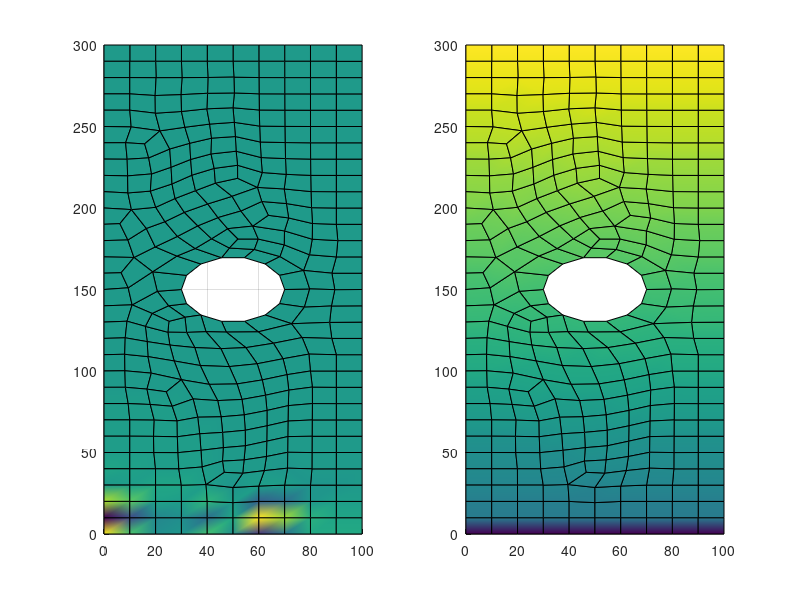

Recreate this plot in MATLAB.
clc;
clear;
E=200e9;
NU=0.3;
thk=5e-3;
f=10e6; %Load
R=20e-3;
%Plate size
Lx=1;
Ly=3;
%Node coodinates
node= load('node_fine.txt');
%Element connectivity
etable= load('entable_fine.txt');
%Element_dof connectivity
etable_dof=[2*etable(:,1)-1, 2*etable(:,1), 2*etable(:,2)-1, 2*etable(:,2),2*etable(:,3)-1, 2*etable(:,3), 2*etable(:,4)-1, 2*etable(:,4)];
D=E/(1-NU^2)*[1 NU 0;NU 1 0;0 0 (1-NU)/2];
gp=[-1/sqrt(3), 1/sqrt(3)];
wt=[1,1];
EN=size(etable,1); %Number of elements
NEN=size(node,1); %Number of nodes
DEN=NEN*2; %Number of Dof
K=zeros(DEN);
F=zeros(DEN,1);
for i=1:EN
    %element stiffness matrix calculation
ek=zeros(8);
x=node(etable(i,:),1);
y=node(etable(i,:),2);
for j=1:2
    for k=1:2
    ksi=gp(k);
    eta=gp(j);
    dndksi=[-(1-eta)/4, (1-eta)/4, (1+eta)/4, -(1+eta)/4];
    dndeta=[-(1-ksi)/4, -(1+ksi)/4, (1+ksi)/4, (1-ksi)/4];
    dxdksi=dndksi*x;
    dxdeta=dndeta*x;
    dydksi=dndksi*y;
    dydeta=dndeta*y;
    jacob=dxdksi*dydeta-dydksi*dxdeta;
    dn1dx=1/jacob*(dydeta*dndksi(1)-dydksi*dndeta(1));
    dn2dx=1/jacob*(dydeta*dndksi(2)-dydksi*dndeta(2));
    dn3dx=1/jacob*(dydeta*dndksi(3)-dydksi*dndeta(3));
    dn4dx=1/jacob*(dydeta*dndksi(4)-dydksi*dndeta(4));
    dn1dy=1/jacob*(-dxdeta*dndksi(1)+dxdksi*dndeta(1));
    dn2dy=1/jacob*(-dxdeta*dndksi(2)+dxdksi*dndeta(2));
    dn3dy=1/jacob*(-dxdeta*dndksi(3)+dxdksi*dndeta(3));
    dn4dy=1/jacob*(-dxdeta*dndksi(4)+dxdksi*dndeta(4));
    B=[dn1dx 0 dn2dx 0 dn3dx 0 dn4dx 0;
        0 dn1dx 0 dn2dx 0 dn3dx 0 dn4dx;
        dn1dy dn1dx dn2dy dn2dx dn3dy dn3dx dn4dy dn4dx];
       ek=ek+B'*D*B*jacob*thk*wt(j)*wt(k);   
    end 
end
%assemble
edof=etable_dof(i,:);
K(edof,edof)=K(edof,edof)+ek;
end

%Load vector
findLy=find(node(:,2)==Ly*100); %find y at LY
findL0=find(node(:,2)==0); %find y at 0
num_findy0=size(findL0,1);
F(findLy)=thk*f*Lx/num_findy0;
F(findLy(1))=thk*f*Lx/num_findy0/2;
F(findLy(end))=thk*f*Lx/num_findy0/2;
F(findL0)=-thk*f*Lx/num_findy0;
F(findL0(1))=-thk*f*Lx/num_findy0/2;
F(findL0(end))=-thk*f*Lx/num_findy0/2;
%Apply boundary condition

d=K\F;

for i=1:NEN
    u(i)=d(2*i-1)/1e12;
    v(i)=d(2*i)/1e12;
end
u=u';
v=v';
%plot
EN_etable=size(etable);
for i = 1:EN_etable
    x = node(etable(i,:),1);
    y = node(etable(i,:),2);
    subplot(121)
    patch(x,y,u(etable(i,:)));
    grid on
    x = node(etable(i,:),1);
    y = node(etable(i,:),2);
    grid on
    subplot(122)
     patch(x,y,v(etable(i,:)));
end
  